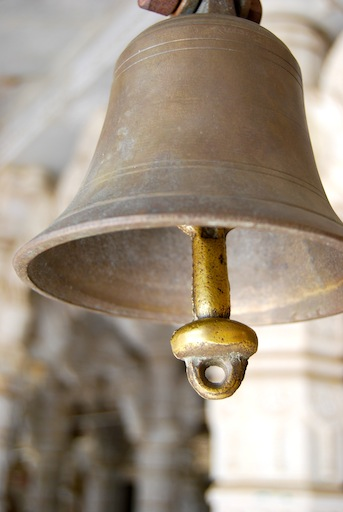
%> input picture proj1/assigment1/bell.jpg, 343 x 512 px
$ octave getthreedimensionsofimage.m   (GNU Octave 9; MATLAB toolbox functions it lacks are replaced by stand-ins)
%> lines starting %> are read from the running program, lines starting %| are printed output that depends on the picture
close all;
clear all;
img = imread('bell.jpg'); % Read image
%> img is the input picture: size 512x343x3 uint8; mean R, G, B 158.7, 145.6, 129.7
red = img(:,:,1); % Red channel
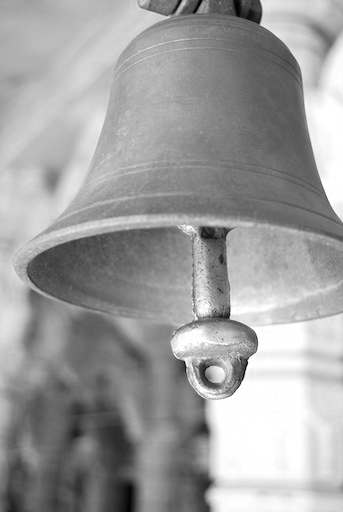
%> red: size 512x343 uint8; min 0, max 255, mean 158.7
figure, imshow(red), title('Original image');
figure;
sz2=size(red);
%> sz2 = [512 343]
sz2
%> sz2 = [512 343]
green = img(:,:,2); % Green channel
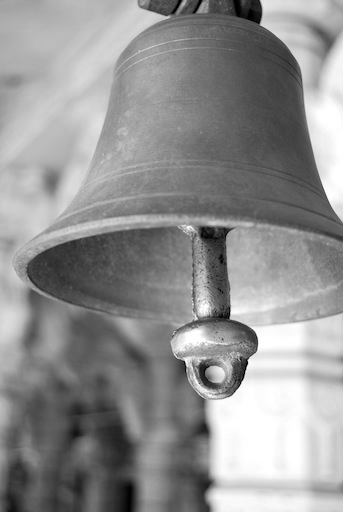
%> green: size 512x343 uint8; min 0, max 255, mean 145.6
sz3=size(green);
%> sz3 = [512 343]
sz3
%> sz3 = [512 343]
blue = img(:,:,3); % Blue channel
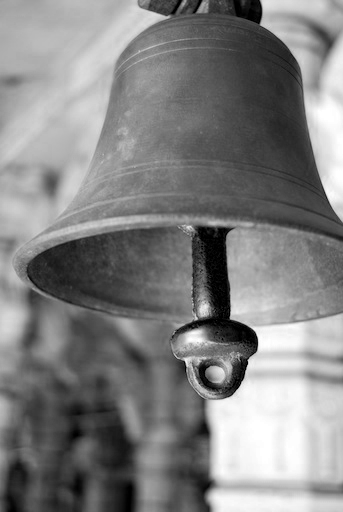
%> blue: size 512x343 uint8; min 0, max 255, mean 129.7
imhist(red);
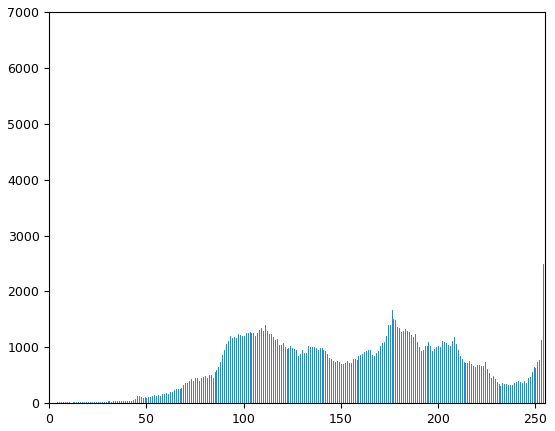
%> figure redrawn from the program's plot data; highest point at x = 255, y = 6239
hred = imhist(red);
%> hred = 256 values, max 6239 at index 256, min 2 at index 1, mean 686
sz2=size(hred);
%> sz2 = [256 1]
sz=size(img);
%> sz = [512 343 3]
a = zeros(sz(1), sz(2));
just_red = cat(3, red, a, a);
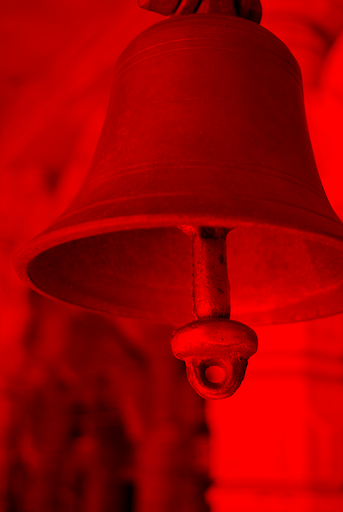
%> just_red: size 512x343x3 uint8; mean R, G, B 158.7, 0, 0
just_green = cat(3, a, green, a);
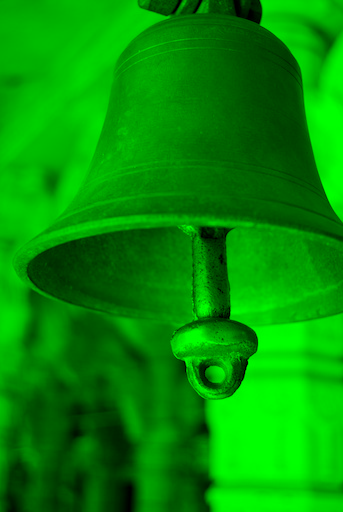
%> just_green: size 512x343x3 uint8; mean R, G, B 0, 145.6, 0
just_blue = cat(3, a, a, blue);
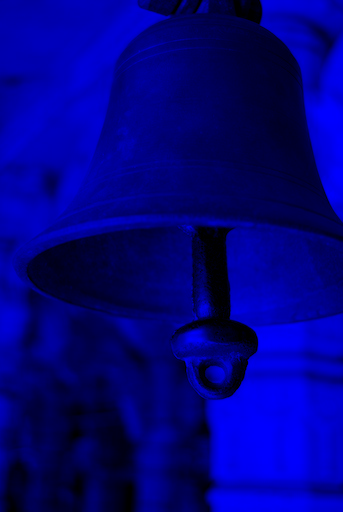
%> just_blue: size 512x343x3 uint8; mean R, G, B 0, 0, 129.7
back_to_original_img = cat(3, red, green, blue);
%figure, imshow(img), title('Original image')
%figure, imshow(just_red), title('Red channel')
%figure, imshow(just_green), title('Green channel')
%figure, imshow(just_blue), title('Blue channel')
%figure, imshow(back_to_original_img), title('Back to original image')

$ run again, with proj1/assigment1/spot1-diff1.jpg copied over proj1/assigment1/bell.jpg
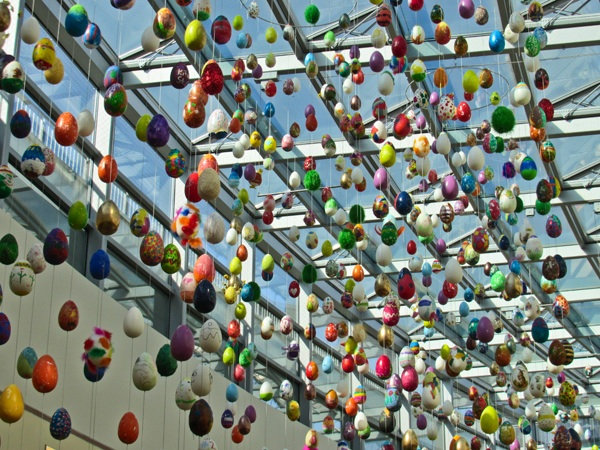
%> input picture proj1/assigment1/spot1-diff1.jpg, 600 x 450 px
%> img is the input picture: size 450x600x3 uint8; mean R, G, B 119.7, 128.2, 120.1
%> `imhist(red);`:
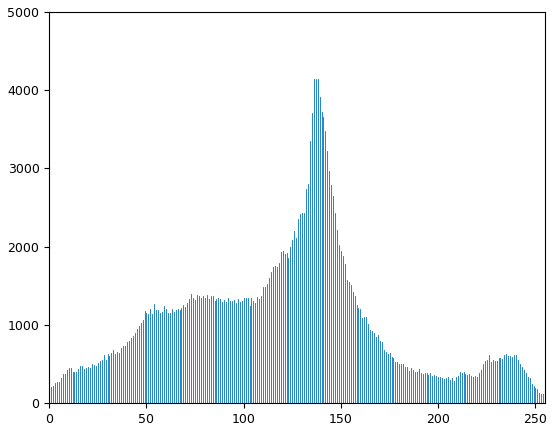
%> figure redrawn from the program's plot data; highest point at x = 138, y = 4150
%> hred = 256 values, max 4150 at index 139, min 113 at index 255, mean 1054.7
%> `just_blue = cat(3, a, a, blue);`:
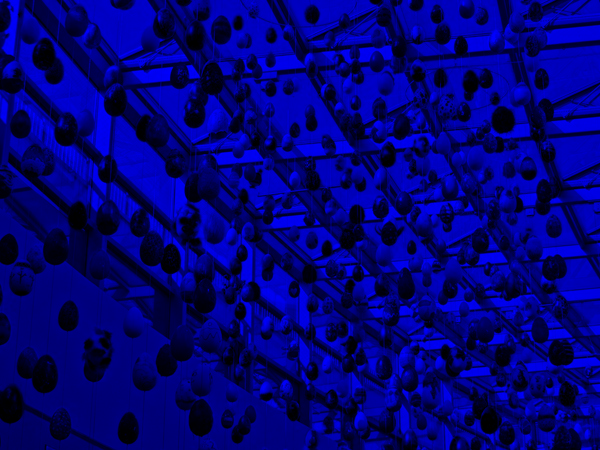
%> just_blue: size 450x600x3 uint8; mean R, G, B 0, 0, 120.1
